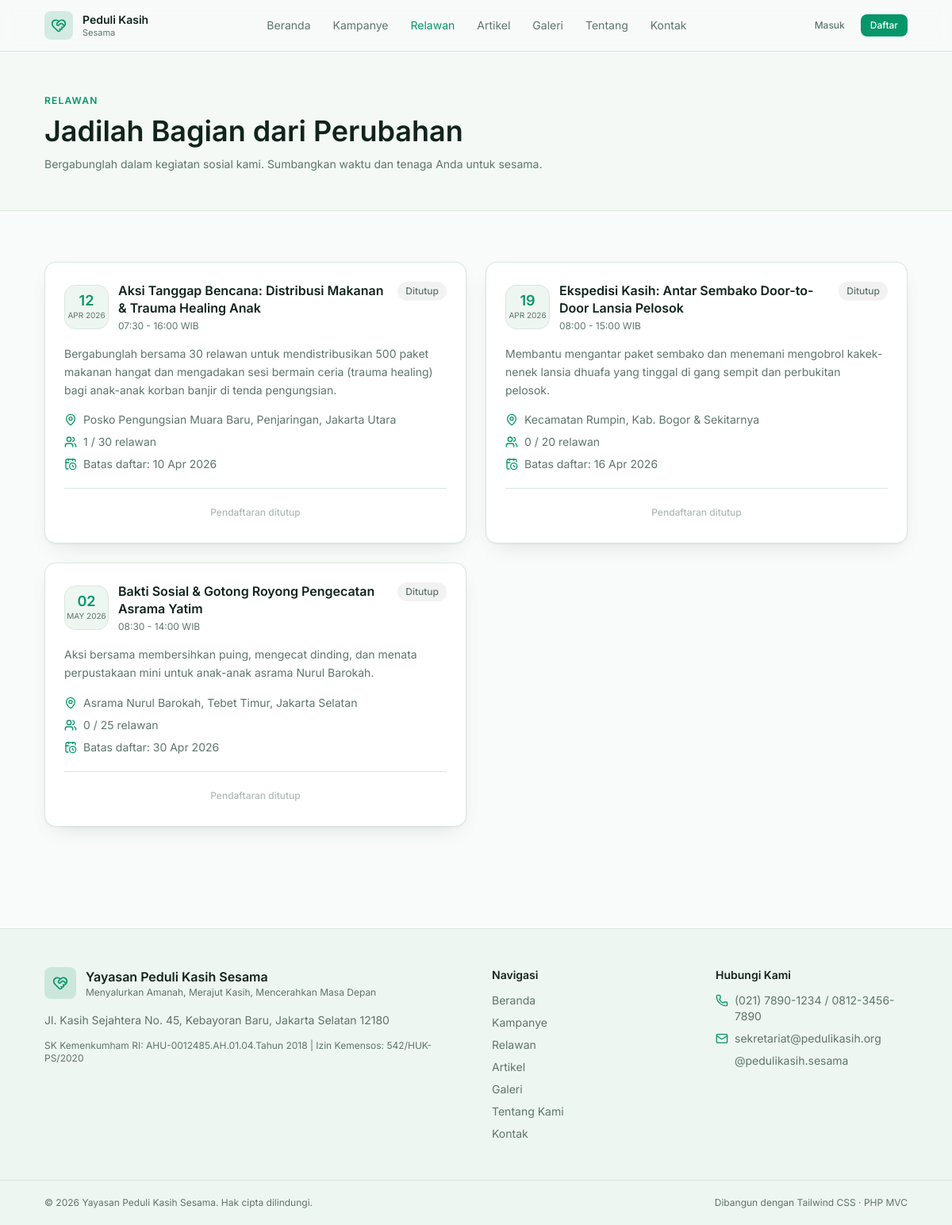
Screenshot of /volunteer/events with the database file from the repository.
### tables this page shows
CREATE TABLE `volunteer_events` (
  `id` INT UNSIGNED AUTO_INCREMENT PRIMARY KEY,
  `campaign_id` INT UNSIGNED NULL,
  `title` VARCHAR(255) NOT NULL,
  `slug` VARCHAR(255) NOT NULL UNIQUE,
  `description` LONGTEXT NOT NULL,
  `location` VARCHAR(255) NOT NULL,
  `event_date` DATE NOT NULL,
  `event_time` VARCHAR(50) NOT NULL DEFAULT '08:00 - 15:00 WIB',
  `quota` INT NOT NULL DEFAULT 20,
  `registration_deadline` DATE NOT NULL,
  `banner_image` VARCHAR(255) NULL,
  `status` ENUM('open', 'closed', 'completed') NOT NULL DEFAULT 'open',
  `created_by` INT UNSIGNED NOT NULL,
  `created_at` TIMESTAMP DEFAULT CURRENT_TIMESTAMP,
  `updated_at` TIMESTAMP DEFAULT CURRENT_TIMESTAMP ON UPDATE CURRENT_TIMESTAMP,
  FOREIGN KEY (`campaign_id`) REFERENCES `campaigns` (`id`) ON DELETE SET NULL,
  FOREIGN KEY (`created_by`) REFERENCES `users` (`id`) ON DELETE RESTRICT,
  INDEX `idx_status` (`status`),
  INDEX `idx_event_date` (`event_date`)
);

### app/Views/volunteer/events.php (the view, shortened to what the rows shown need)
<?php
$events     = $events ?? [];
$registered = $registered ?? [];
$isLoggedIn = !empty($_SESSION['user_id']);
?>
<section class="border-b border-line bg-surface/40 py-12">
    <div class="container-page">
        <span class="text-xs font-semibold uppercase tracking-widest text-accent">Relawan</span>
        <h1 class="mt-2 text-3xl font-semibold text-ink sm:text-4xl">Jadilah Bagian dari Perubahan</h1>
        <p class="mt-3 max-w-2xl text-sm text-ink-soft">
            Bergabunglah dalam kegiatan sosial kami. Sumbangkan waktu dan tenaga Anda untuk sesama.
        </p>
    </div>
</section>
<section class="section">
    <div class="container-page">
        <?php if ($events): ?>
            <div class="grid gap-6 md:grid-cols-2">
                <?php foreach ($events as $event):
                    $registeredCount = (int) ($event['registered_count'] ?? 0);
                    $quota = (int) ($event['quota'] ?? 0);
                    $isFull = $quota > 0 && $registeredCount >= $quota;
                    $isClosed = ($event['status'] ?? 'open') !== 'open';
                    $already = !empty($registered[(int) $event['id']]);
                    $deadlinePassed = strtotime($event['registration_deadline']) < strtotime(date('Y-m-d'));
                ?>
                    <article class="card card-pad flex flex-col">
                        <div class="flex items-start justify-between gap-4">
                            <div class="flex items-center gap-3">
                                <div class="flex h-14 w-14 shrink-0 flex-col items-center justify-center rounded-xl border border-line bg-surface">
                                    <span class="text-lg font-semibold leading-none text-accent"><?= date('d', strtotime($event['event_date'])) ?></span>
                                    <span class="mt-0.5 text-[10px] uppercase text-ink-soft"><?= date('M Y', strtotime($event['event_date'])) ?></span>
                                </div>
                                <div>
                                    <h2 class="text-base font-semibold leading-snug text-ink"><?= Helper::e($event['title']) ?></h2>
                                    <p class="mt-1 text-xs text-ink-soft"><?= Helper::e($event['event_time'] ?? '') ?></p>
                                </div>
                            </div>
                            <?php if ($already): ?>
                                <span class="badge-success shrink-0"><i data-lucide="check" class="h-3 w-3"></i> Terdaftar</span>
                            <?php elseif ($isClosed || $isFull || $deadlinePassed): ?>
                                <span class="badge-muted shrink-0">Ditutup</span>
                            <?php else: ?>
                                <span class="badge-success shrink-0">Aktif</span>
                            <?php endif; ?>
                        </div>
                        <p class="mt-4 line-clamp-3 text-sm leading-relaxed text-ink-soft">
                            <?= Helper::e($event['description']) ?>
                        </p>
                        <div class="mt-4 space-y-2 text-sm text-ink-soft">
                            <p class="flex items-start gap-2">
                                <i data-lucide="map-pin" class="mt-0.5 h-4 w-4 shrink-0 text-accent"></i>
                                <?= Helper::e($event['location']) ?>
                            </p>
                            <p class="flex items-center gap-2">
                                <i data-lucide="users" class="h-4 w-4 shrink-0 text-accent"></i>
                                <?= $registeredCount ?> / <?= $quota ?> relawan
                            </p>
                            <p class="flex items-center gap-2">
                                <i data-lucide="calendar-clock" class="h-4 w-4 shrink-0 text-accent"></i>
                                Batas daftar: <?= Helper::tanggal($event['registration_deadline']) ?>
                            </p>
                        </div>
                        <div class="mt-5 border-t border-line pt-4">
                            <?php if ($already): ?>
                                <a href="<?= Helper::url('volunteer/events/' . $event['id'] . '/register') ?>" class="btn-outline w-full btn-sm">Lihat Pendaftaran</a>
                            <?php elseif ($isClosed || $isFull || $deadlinePassed): ?>
                                <button type="button" class="btn-ghost w-full btn-sm" disabled>Pendaftaran ditutup</button>
                            <?php elseif ($isLoggedIn): ?>
                                <a href="<?= Helper::url('volunteer/events/' . $event['id'] . '/register') ?>" class="btn-primary w-full btn-sm">
                                    Daftar Relawan <i data-lucide="arrow-right" class="h-4 w-4"></i>
                                </a>
                            <?php else: ?>
                                <a href="<?= Helper::url('login') ?>" class="btn-primary w-full btn-sm">Masuk untuk Mendaftar</a>
                            <?php endif; ?>
                        </div>
                    </article>
                <?php endforeach; ?>
            </div>
        <?php endif; ?>
    </div>
</section>

### app/Core/Router.php (shortened to what the rows shown need)
<?php
class Router
{
    private array $routes = [];
    private function add(string $method, string $pattern, array $handler, ?string $middleware): void
    {
        $this->routes[] = compact('method', 'pattern', 'handler', 'middleware');
    }
    private function compile(string $pattern): string
    {
        $pattern = trim($pattern, '/');
        if ($pattern === '') {
            return '#^$#';
        }
        $regex = preg_replace('#\{([a-zA-Z_][a-zA-Z0-9_]*)\}#', '([^/]+)', $pattern);
        return '#^' . $regex . '/?$#';
    }
    public function dispatch(string $method, string $path, string $basePath = ''): void
    {
        $method = strtoupper($method);
        $path = trim($path, '/');
        foreach ($this->routes as $route) {
            if ($route['method'] !== $method) {
                continue;
            }
            if (!preg_match($this->compile($route['pattern']), $path, $matches)) {
                continue;
            }
            array_shift($matches);
            [$class, $action] = $route['handler'];
            $controller = new $class();
            call_user_func_array([$controller, $action], $matches);
            return;
        }
    }
}

### rows the page displays
volunteer_events: event_date "12", event_date "APR 2026", title "Aksi Tanggap Bencana: Distribusi Makanan & Trauma Healing Anak", event_time "07:30 - 16:00 WIB", status "Ditutup", description "Bergabunglah bersama 30 relawan untuk mendistribusikan 500 paket makanan hangat dan mengadakan sesi bermain ceria (trauma healing) bagi anak-anak korban banjir di tenda pengungsian.", location "Posko Pengungsian Muara Baru, Penjaringan, Jakarta Utara", registeredCount "1", quota "30", registration_deadline "10 Apr 2026"
volunteer_events: event_date "19", event_date "APR 2026", title "Ekspedisi Kasih: Antar Sembako Door-to-Door Lansia Pelosok", event_time "08:00 - 15:00 WIB", status "Ditutup", description "Membantu mengantar paket sembako dan menemani mengobrol kakek-nenek lansia dhuafa yang tinggal di gang sempit dan perbukitan pelosok.", location "Kecamatan Rumpin, Kab. Bogor & Sekitarnya", registeredCount "0", quota "20", registration_deadline "16 Apr 2026"
volunteer_events: event_date "02", event_date "MAY 2026", title "Bakti Sosial & Gotong Royong Pengecatan Asrama Yatim", event_time "08:30 - 14:00 WIB", status "Ditutup", description "Aksi bersama membersihkan puing, mengecat dinding, dan menata perpustakaan mini untuk anak-anak asrama Nurul Barokah.", location "Asrama Nurul Barokah, Tebet Timur, Jakarta Selatan", registeredCount "0", quota "25", registration_deadline "30 Apr 2026"

### other values shown
$link['label'] "Beranda"
$link['label'] "Kampanye"
$link['label'] "Relawan"
$link['label'] "Artikel"
$link['label'] "Galeri"
$link['label'] "Tentang"
$link['label'] "Kontak"
Helper::e($orgName) "Yayasan Peduli Kasih Sesama"
Helper::e($settings['org_tagline'] ?? '') "Menyalurkan Amanah, Merajut Kasih, Mencerahkan Masa Depan"
Helper::e($settings['org_address'] ?? '') "Jl. Kasih Sejahtera No. 45, Kebayoran Baru, Jakarta Selatan 12180"
Helper::e($settings['org_legal'] ?? '') "SK Kemenkumham RI: AHU-0012485.AH.01.04.Tahun 2018 | Izin Kemensos: 542/HUK-PS/2020"
Helper::e($settings['org_phone'] ?? '-') "(021) 7890-1234 / 0812-3456-7890"
Helper::e($settings['org_email'] ?? '-') "sekretariat@pedulikasih.org"
Helper::e($settings['social_instagram'] ?? '-') "@pedulikasih.sesama"
